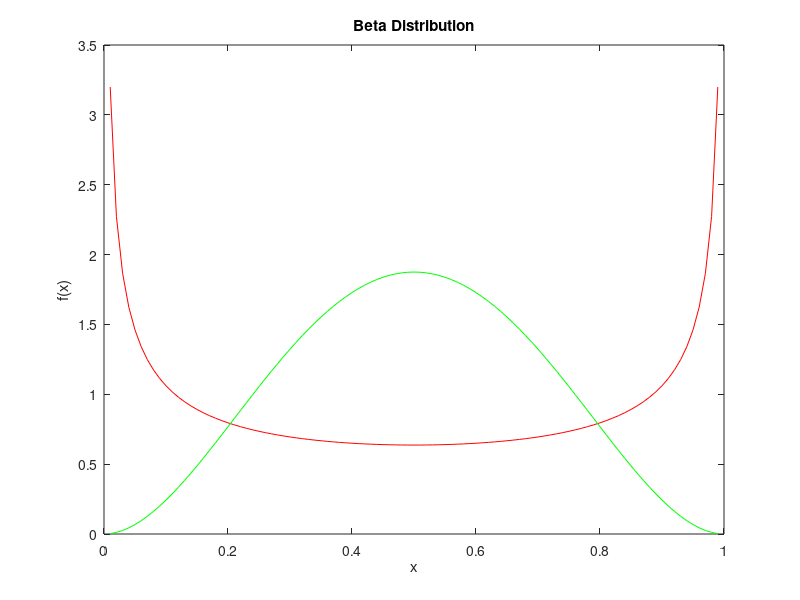

The MATLAB source for this figure:
% First get the domain over which to evaluate 
% the density function. 
x = 0.01:.01:.99; 
% Now get the values for the density function. 
y1 = betapdf(x,0.5,0.5); 
y2 = betapdf(x,3,3); 
% Plot the results. 
plot(x,y1,'r',x,y2,'g') 
title('Beta Distribution') 
xlabel('x') 
ylabel('f(x)')